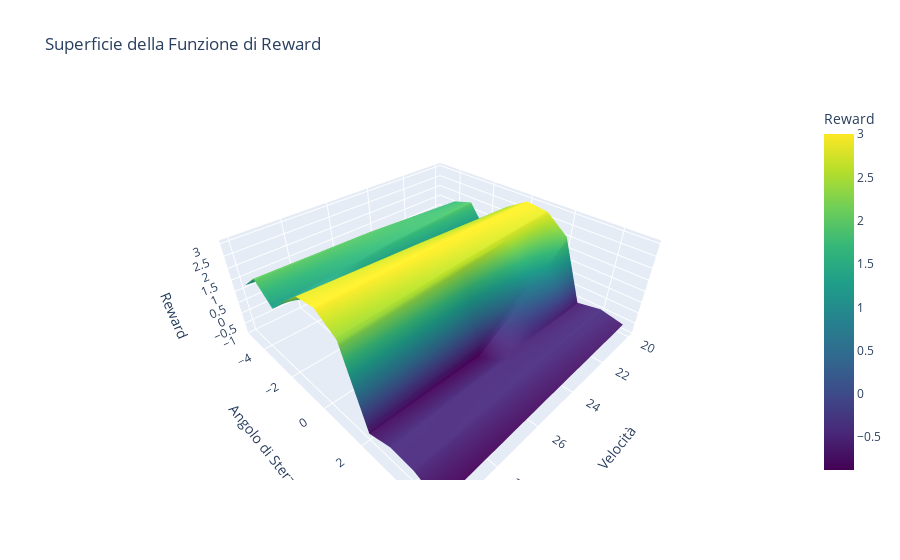

The notebook cell saved with this chart:
### Code cell
import plotly.graph_objects as go
import numpy as np

# Assumiamo che x_vals, y_vals e reward_values siano già definiti
x_vals = [action[0] for action in testActions]
y_vals = [action[1] for action in testActions]
reward_values = [expectedReward(action, kinematicModel, r1, r2, r3, r4, False) for action in testActions]

# Creiamo una griglia per la superficie
x_vals = np.array(x_vals)
y_vals = np.array(y_vals)
z_vals = np.array(reward_values)

# Creiamo una meshgrid per la superficie
x_grid, y_grid = np.meshgrid(np.unique(x_vals), np.unique(y_vals))
z_grid = z_vals.reshape(len(np.unique(y_vals)), len(np.unique(x_vals)))

# Creiamo la superficie
fig = go.Figure(data=[go.Surface(
    x=x_grid,  # x-axis data (velocità)
    y=y_grid,  # y-axis data (angolo di sterzo)
    z=z_grid,  # z-axis data (reward values)
    colorscale='Viridis',  # colormap
    colorbar=dict(title="Reward")  # colorbar legend
)])

# Aggiorniamo il layout per aggiungere titoli e un titolo al grafico
fig.update_layout(
    scene=dict(
        xaxis_title="Velocità",  # x-axis title
        yaxis_title="Angolo di Sterzo",  # y-axis title
        zaxis_title="Reward"  # z-axis title
    ),
    title="Superficie della Funzione di Reward"
)

# Mostra il grafico interattivo
fig.show()

### Figure 1 — Plotly figure (JSON) as saved in the notebook; plotly's stock layout.template omitted (floating-point values rounded to 4 significant figures)
{"data": [{"colorbar": {"title": {"text": "Reward"}}, "colorscale": [[0, "#440154"], [0.1111, "#482878"], [0.2222, "#3e4989"], [0.3333, "#31688e"], [0.4444, "#26828e"], [0.5556, "#1f9e89"], [0.6667, "#35b779"], [0.7778, "#6ece58"], [0.8889, "#b5de2b"], [1, "#fde725"]], "type": "surface", "x": [[20, 25, 30], [20, 25, 30], [20, 25, 30], [20, 25, 30], [20, 25, 30], [20, 25, 30], [20, 25, 30], [20, 25, 30], [20, 25, 30], [20, 25, 30], [20, 25, 30]], "y": [[-5, -5, -5], [-4, -4, -4], [-3, -3, -3], [-2, -2, -2], [-1, -1, -1], [0, 0, 0], [1, 1, 1], [2, 2, 2], [3, 3, 3], [4, 4, 4], [5, 5, 5]], "z": [[0.2477, 0.784, 1.278], [1.68, 1.943, 2.035], [1.943, 1.68, 1.278], [0.784, 0.2477, 2.103], [2.383, 2.632, 2.83], [2.958, 3.002, 2.958], [2.83, 2.632, 2.383], [2.103, -0.8785, -0.7191], [-0.579, -0.4687, -0.3978], [-0.3733, -0.3978, -0.4687], [-0.579, -0.7191, -0.8785]]}], "layout": {"scene": {"xaxis": {"title": {"text": "Velocità"}}, "yaxis": {"title": {"text": "Angolo di Sterzo"}}, "zaxis": {"title": {"text": "Reward"}}}, "title": {"text": "Superficie della Funzione di Reward"}}}
